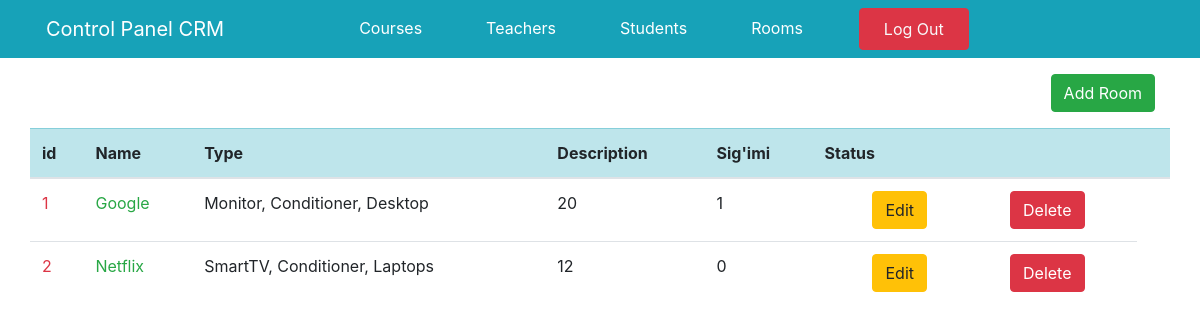
The page /admin/rooms.php on the database its author committed.
### tables this page shows
CREATE TABLE `rooms` (
  `id` int NOT NULL,
  `name` varchar(50) DEFAULT NULL,
  `capacity` int DEFAULT NULL,
  `description` text,
  `status` tinyint(1) DEFAULT NULL
);

### admin/rooms.php (the view, shortened to what this page needs)
<?php
@include_once 'header.php';
global $connect;
$con = $connect ->prepare("select id, name, capacity, description, status from rooms");
$con->execute();
$res = $con->fetchAll(\PDO::FETCH_ASSOC);
?>
<div class="container py-3 d-flex flex-row-reverse">
    <a  class="btn btn-success" href="add_course.php">Add Room</a>
</div>
<table class="container table">
    <thead>
    <tr class="table-info">
        <th scope="col">id</th>
        <th scope="col">Name</th>
        <th scope="col">Type</th>
        <th scope="col">Description</th>
        <th scope="col">Sig'imi</th>
        <th scope="col">Status</th>
        <th scope="col"></th>
        <th scope="col"></th>
    </tr>
    </thead>
    <tbody>
    <?php foreach ($res as $items){
        echo "<tr>";
        echo " <td class='text-danger'>" . $items['id'] . "</td>";
        echo " <td class='text-success'>" . $items['name'] . "</td>";
        echo " <td>" . $items['description'] . "</td>";
        echo " <td>" . $items['capacity'] . "</td>";
        echo " <td class='fw-bolder mr-2'>" . $items['status'] . "</td>";
        echo "<td class='fw-bolder'>" . "<a class='btn btn-warning ml-5 mr-1' href=\"./update.php?id=" . $items['id'] . "\">Edit</a>" . "</td>";
        echo "<td class='fw-bolder'>" . "<a class='btn btn-danger ml-1' href=\"./delete.php?id=" . $items['id'] . "\">Delete</a>" . "</td>";
        echo "</tr>";
    }?>
    </tbody>
</table>

### rows shown on the page
rooms: id "1", name "Google", description "Monitor, Conditioner, Desktop", capacity "20", status "1"
rooms: id "2", name "Netflix", description "SmartTV, Conditioner, Laptops", capacity "12", status "0"
